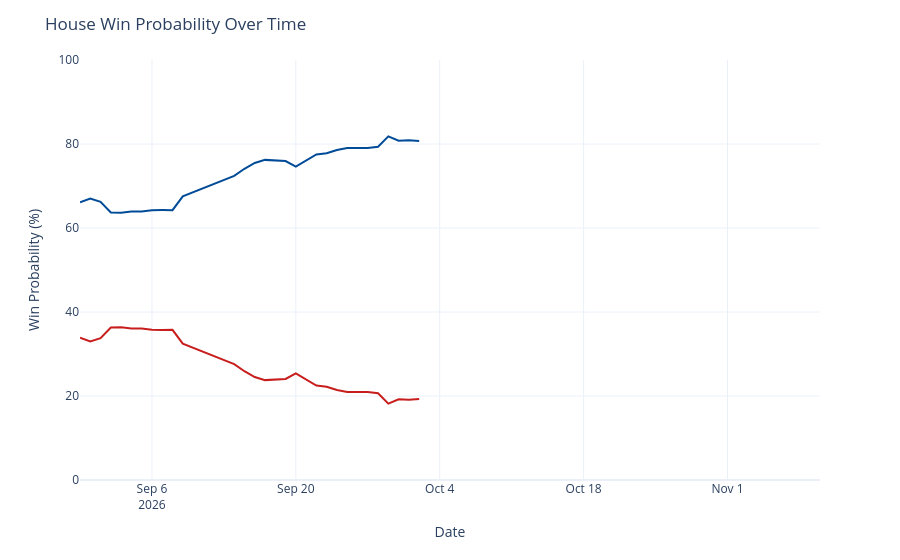

The cell this chart's notebook holds for it:
### Code cell
chance_over_time = output_ts[(output_ts['geo'] == 'US House') &
                             (output_ts['type'] == 'chance')]
chance_over_time['rep_chance'] = chance_over_time['y'].map(lambda x: 100 - x)
chance_over_time = chance_over_time.rename({'y': 'Democrats', 'rep_chance': 'Republicans'}, axis=1)
chance_time_ser = px.line(chance_over_time, x='date', y=['Democrats', 'Republicans'], template='plotly_white',
                         color_discrete_map={'Democrats': '#004b97', 'Republicans': '#c71e1d'},)
chance_time_ser.update_traces(hovertemplate="%{y:.1f}%")
chance_time_ser.update_layout(
    xaxis=dict(range=[pd.to_datetime('2026-08-30'), pd.to_datetime('2026-11-10')]),
    yaxis=dict(range=[0, 100]),
    xaxis_title='Date',
    yaxis_title='Win Probability (%)',
    title=dict(text="House Win Probability Over Time"),
    hovermode="x",
    showlegend=False
)
chance_time_ser

### Figure 1 — Plotly figure (JSON) as saved in the notebook; plotly's stock layout.template omitted (floating-point values rounded to 4 significant figures)
{"data": [{"hovertemplate": "%{y:.1f}%", "legendgroup": "Democrats", "line": {"color": "#004b97", "dash": "solid"}, "marker": {"symbol": "circle"}, "mode": "lines", "name": "Democrats", "orientation": "v", "showlegend": true, "type": "scatter", "x": ["2026-08-30", "2026-08-31", "2026-09-01", "2026-09-02", "2026-09-03", "2026-09-04", "2026-09-05", "2026-09-06", "2026-09-07", "2026-09-08", "2026-09-09", "2026-09-14", "2026-09-15", "2026-09-16", "2026-09-17", "2026-09-18", "2026-09-19", "2026-09-20", "2026-09-21", "2026-09-22", "2026-09-23", "2026-09-24", "2026-09-25", "2026-09-26", "2026-09-27", "2026-09-28", "2026-09-29", "2026-09-30", "2026-10-01", "2026-10-02"], "xaxis": "x", "y": [66.12, 67.02, 66.25, 63.69, 63.65, 63.91, 63.91, 64.23, 64.27, 64.25, 67.54, 72.39, 74.1, 75.49, 76.22, 76.08, 75.94, 74.59, 76.12, 77.51, 77.78, 78.58, 79.05, 79.05, 79.05, 79.34, 81.82, 80.78, 80.9, 80.69], "yaxis": "y"}, {"hovertemplate": "%{y:.1f}%", "legendgroup": "Republicans", "line": {"color": "#c71e1d", "dash": "solid"}, "marker": {"symbol": "circle"}, "mode": "lines", "name": "Republicans", "orientation": "v", "showlegend": true, "type": "scatter", "x": ["2026-08-30", "2026-08-31", "2026-09-01", "2026-09-02", "2026-09-03", "2026-09-04", "2026-09-05", "2026-09-06", "2026-09-07", "2026-09-08", "2026-09-09", "2026-09-14", "2026-09-15", "2026-09-16", "2026-09-17", "2026-09-18", "2026-09-19", "2026-09-20", "2026-09-21", "2026-09-22", "2026-09-23", "2026-09-24", "2026-09-25", "2026-09-26", "2026-09-27", "2026-09-28", "2026-09-29", "2026-09-30", "2026-10-01", "2026-10-02"], "xaxis": "x", "y": [33.88, 32.98, 33.75, 36.31, 36.35, 36.09, 36.09, 35.77, 35.73, 35.75, 32.46, 27.61, 25.9, 24.51, 23.78, 23.92, 24.06, 25.41, 23.88, 22.49, 22.22, 21.42, 20.95, 20.95, 20.95, 20.66, 18.18, 19.22, 19.1, 19.31], "yaxis": "y"}], "layout": {"hovermode": "x", "legend": {"title": {"text": "variable"}, "tracegroupgap": 0}, "margin": {"t": 60}, "showlegend": false, "title": {"text": "House Win Probability Over Time"}, "xaxis": {"anchor": "y", "domain": [0, 1], "range": ["2026-08-30T00:00:00", "2026-11-10T00:00:00"], "title": {"text": "Date"}}, "yaxis": {"anchor": "x", "domain": [0, 1], "range": [0, 100], "title": {"text": "Win Probability (%)"}}}}
